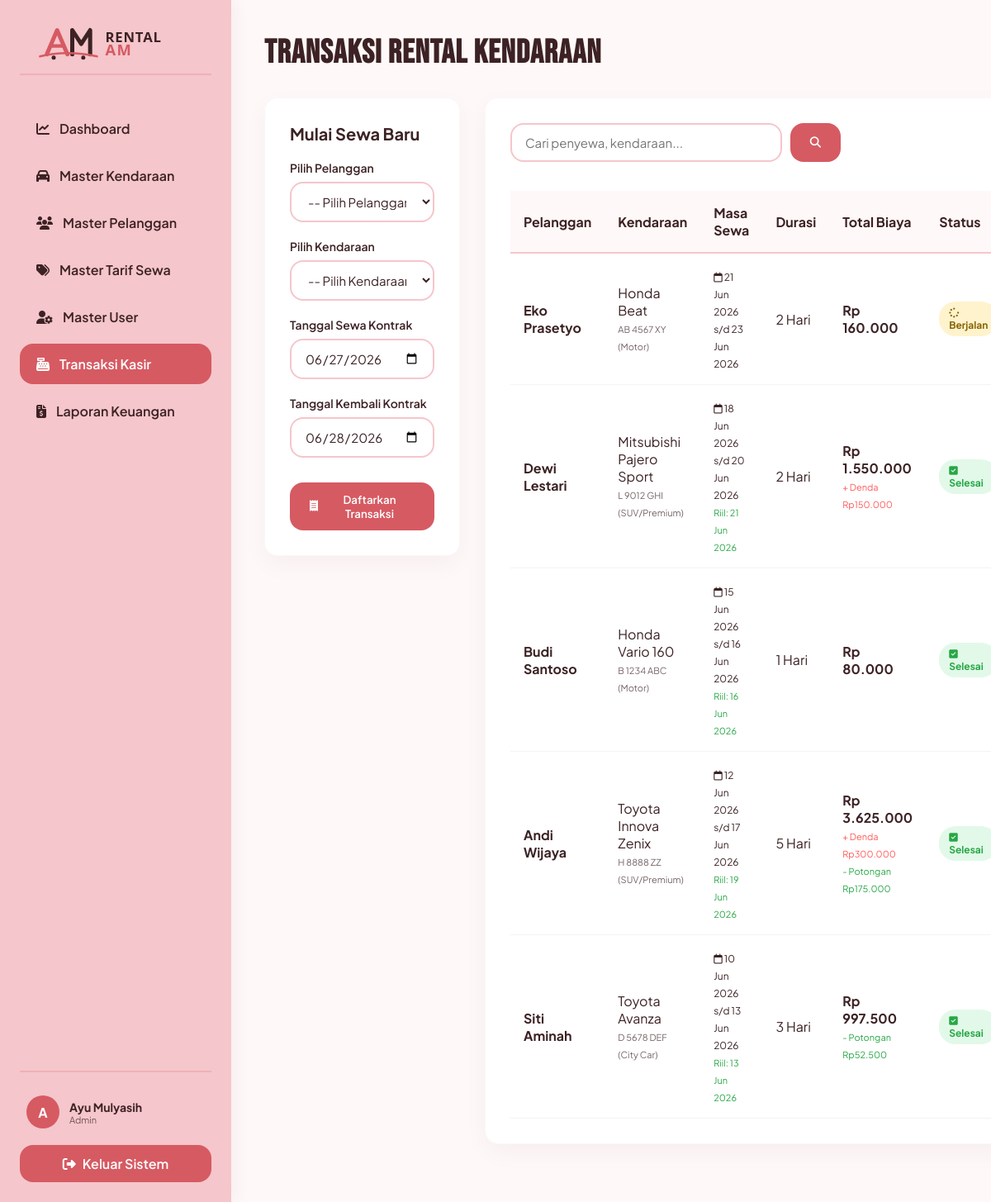
Page /index.php?action=form_transaksi (signed in) on the committed database.
### tables this page shows
CREATE TABLE IF NOT EXISTS transaksi_sewa (
    id_transaksi INT AUTO_INCREMENT PRIMARY KEY,
    id_pelanggan INT NOT NULL,
    id_kendaraan INT NOT NULL,
    tgl_sewa DATE NOT NULL,
    tgl_kembali DATE NOT NULL,
    tgl_pengembalian_riil DATE NULL,
    lama_sewa INT NOT NULL,
    tarif_dasar DECIMAL(10,2) NOT NULL,
    denda DECIMAL(10,2) NOT NULL DEFAULT 0.00,
    diskon DECIMAL(10,2) NOT NULL DEFAULT 0.00,
    total_biaya DECIMAL(10,2) NOT NULL,
    status_transaksi VARCHAR(20) NOT NULL DEFAULT 'Berjalan',
    FOREIGN KEY (id_pelanggan) REFERENCES pelanggan(id_pelanggan),
    FOREIGN KEY (id_kendaraan) REFERENCES kendaraan(id_kendaraan)
);

CREATE TABLE IF NOT EXISTS pelanggan (
    id_pelanggan INT AUTO_INCREMENT PRIMARY KEY,
    nama_pelanggan VARCHAR(100) NOT NULL,
    no_telp VARCHAR(20) NOT NULL,
    alamat TEXT NOT NULL,
    nik VARCHAR(30) NOT NULL UNIQUE
);

CREATE TABLE IF NOT EXISTS kendaraan (
    id_kendaraan INT AUTO_INCREMENT PRIMARY KEY,
    nama_kendaraan VARCHAR(100) NOT NULL,
    no_plat VARCHAR(20) NOT NULL UNIQUE,
    jenis_kendaraan VARCHAR(50) NOT NULL,
    status VARCHAR(20) NOT NULL DEFAULT 'Tersedia',
    foto_kendaraan VARCHAR(100) DEFAULT 'default.jpg'
);

### controllers/TransaksiController.php (called while the page is built, shortened)
<?php
require_once 'models/Transaksi.php';
class TransaksiController {
    private $transaksiModel;
    private $kendaraanModel;
    public function __construct($db) {
        $this->transaksiModel = new Transaksi($db);
        $this->kendaraanModel = new Kendaraan($db);
    }
    public function index() {
        $search = $_GET['search'] ?? '';
        $sort_by = $_GET['sort_by'] ?? 'tgl_sewa';
        $sort_order = $_GET['sort_order'] ?? 'DESC';
        $transactions = $this->transaksiModel->getAll($search, $sort_by, $sort_order);
        $vehicles = $this->kendaraanModel->getAll('', 'nama_kendaraan', 'ASC');
        $is_vehicles_empty = empty($vehicles);
        require_once 'views/form_transaksi.php';
    }
}

### models/Transaksi.php (called while the page is built, shortened)
<?php
class Transaksi {
    private $conn;
    private $table_name = "transaksi_sewa";
    public function __construct($db) {
        $this->conn = $db;
    }
    public function getAll($search = '', $sort_by = 'tgl_sewa', $sort_order = 'DESC') {
        $allowed_sort = ['id_transaksi', 'nama_pelanggan', 'nama_kendaraan', 'tgl_sewa', 'tgl_kembali', 'total_biaya', 'status_transaksi'];
        $sort_order = strtoupper($sort_order) === 'DESC' ? 'DESC' : 'ASC';
        $query = "SELECT t.*, p.nama_pelanggan, k.nama_kendaraan, k.no_plat, k.jenis_kendaraan
                  FROM " . $this->table_name . " t
                  JOIN pelanggan p ON t.id_pelanggan = p.id_pelanggan
                  JOIN kendaraan k ON t.id_kendaraan = k.id_kendaraan";
        $query .= " ORDER BY " . $sort_by . " " . $sort_order;
        $stmt = $this->conn->prepare($query);
        $stmt->execute();
        return $stmt->fetchAll(PDO::FETCH_ASSOC);
    }
}

### views/form_transaksi.php (the view, shortened to what this page needs)
<!DOCTYPE html>
<html lang="id">
<head>
    <link rel="stylesheet" href="assets/css/style.css">
    <link rel="stylesheet" href="https://cdnjs.cloudflare.com/ajax/libs/font-awesome/6.4.0/css/all.min.css">
</head>
<body>
    <?php require_once 'views/layout/sidebar.php'; ?>
    <div class="main-content">
        <h1 class="page-title">TRANSAKSI RENTAL KENDARAAN</h1>
        <div style="display: grid; grid-template-columns: <?php echo $is_vehicles_empty ? '1fr' : '1fr 2fr'; ?>; gap: 30px; align-items: start;">
            <?php if (!$is_vehicles_empty): ?>
                <div class="card">
                    <h2 class="card-title">Mulai Sewa Baru</h2>
                    <form action="index.php?action=transaksi_create" method="POST">
                        <div class="form-group">
                            <label>Pilih Pelanggan</label>
                            <select name="id_pelanggan" class="form-control" required>
                                <option value="">-- Pilih Pelanggan --</option>
                            </select>
                        </div>
                        <div class="form-group">
                            <label>Pilih Kendaraan</label>
                            <select name="id_kendaraan" class="form-control" required>
                                <option value="">-- Pilih Kendaraan --</option>
                            </select>
                        </div>
                        <div class="form-group">
                            <label>Tanggal Sewa Kontrak</label>
                            <input type="date" name="tgl_sewa" class="form-control" value="<?php echo date('Y-m-d'); ?>" required>
                        </div>
                        <div class="form-group">
                            <label>Tanggal Kembali Kontrak</label>
                            <input type="date" name="tgl_kembali" class="form-control" value="<?php echo date('Y-m-d', strtotime('+1 day')); ?>" required>
                        </div>
                        <button type="submit" class="btn btn-primary" style="width: 100%; justify-content: center; margin-top: 10px;">
                            <i class="fa-solid fa-receipt"></i> Daftarkan Transaksi
                        </button>
                    </form>
                </div>
            <?php endif; ?>
            <div class="card">
                <div class="search-sort-bar">
                    <form action="index.php" method="GET" class="search-box">
                        <input type="text" name="search" class="form-control" placeholder="Cari penyewa, kendaraan..." value="<?php echo htmlspecialchars($search ?? ''); ?>">
                        <button type="submit" class="btn btn-primary"><i class="fa-solid fa-magnifying-glass"></i></button>
                    </form>
                </div>
                <div class="table-responsive">
                    <table>
                        <thead>
                            <tr>
                                <th>Pelanggan</th>
                                <th>Kendaraan</th>
                                <th>Masa Sewa</th>
                                <th>Durasi</th>
                                <th>Total Biaya</th>
                                <th>Status</th>
                            </tr>
                        </thead>
                        <tbody>
                            <?php if (empty($transactions)): ?>
                                <tr>
                                    <td colspan="7" style="text-align: center; padding: 30px;">Belum ada data transaksi sewa.</td>
                                </tr>
                            <?php else: ?>
                                <?php foreach ($transactions as $t): ?>
                                    <tr>
                                        <td><strong><?php echo htmlspecialchars($t['nama_pelanggan']); ?></strong></td>
                                        <td>
                                            <?php echo htmlspecialchars($t['nama_kendaraan']); ?><br>
                                            <span style="font-size:11px; opacity:0.7;"><?php echo htmlspecialchars($t['no_plat']); ?> (<?php echo htmlspecialchars($t['jenis_kendaraan']); ?>)</span>
                                        </td>
                                        <td>
                                            <span style="font-size:12px;"><i class="fa-regular fa-calendar"></i> <?php echo date('d M Y', strtotime($t['tgl_sewa'])); ?> s/d <?php echo date('d M Y', strtotime($t['tgl_kembali'])); ?></span>
                                            <?php if (!empty($t['tgl_pengembalian_riil'])): ?>
                                                <br><span style="font-size:11px; color:#28A745;">Riil: <?php echo date('d M Y', strtotime($t['tgl_pengembalian_riil'])); ?></span>
                                            <?php endif; ?>
                                        </td>
                                        <td><?php echo $t['lama_sewa']; ?> Hari</td>
                                        <td>
                                            <strong>Rp <?php echo number_format($t['total_biaya'], 0, ',', '.'); ?></strong>
                                            <?php if ($t['denda'] > 0): ?>
                                                <br><span style="font-size:11px; color:#FF5A5A;">+ Denda Rp<?php echo number_format($t['denda'], 0, ',', '.'); ?></span>
                                            <?php endif; ?>
                                            <?php if ($t['diskon'] > 0): ?>
                                                <br><span style="font-size:11px; color:#28A745;">- Potongan Rp<?php echo number_format($t['diskon'], 0, ',', '.'); ?></span>
                                            <?php endif; ?>
                                        </td>
                                        <td>
                                            <?php if ($t['status_transaksi'] === 'Berjalan'): ?>
                                                <span class="badge badge-warning"><i class="fa-solid fa-spinner"></i> Berjalan</span>
                                            <?php else: ?>
                                                <span class="badge badge-success"><i class="fa-solid fa-square-check"></i> Selesai</span>
                                            <?php endif; ?>
                                        </td>
                                    </tr>
                                <?php endforeach; ?>
                            <?php endif; ?>
                        </tbody>
                    </table>
                </div>
            </div>
        </div>
    </div>
</body>
</html>

### assets/css/style.css (style rules this page uses)
* { margin: 0; padding: 0; box-sizing: border-box; font-family: 'Plus Jakarta Sans', sans-serif; }
body { background-color: #FFF8F8; color: #3C2224; display: flex; min-height: 100vh; }
.main-content { margin-left: 280px; flex: 1; padding: 40px; overflow-y: auto; }
.page-title { font-family: 'Bebas Neue', sans-serif; font-size: 40px; letter-spacing: 1px; color: #3C2224; margin-bottom: 30px; }
.card { background-color: #FFFFFF; border-radius: 16px; box-shadow: 0 10px 30px rgba(60, 34, 36, 0.04); padding: 30px; margin-bottom: 30px; border: 1px solid rgba(214, 90, 98, 0.05); }
.card-title { font-size: 20px; font-weight: 700; margin-bottom: 20px; color: #3C2224; }
.btn { display: inline-flex; align-items: center; gap: 8px; padding: 12px 24px; font-weight: 600; border-radius: 16px; border: none; cursor: pointer; transition: all 0.3s ease; text-decoration: none; }
.btn-primary { background-color: #D65A62; color: #FFFFFF; }
.table-responsive { width: 100%; overflow-x: auto; }
table { width: 100%; border-collapse: collapse; margin-top: 15px; }
th { background-color: #FFF8F8; color: #3C2224; text-align: left; padding: 16px; font-weight: 700; border-bottom: 2px solid #F5C6CB; }
td { padding: 16px; border-bottom: 1px solid rgba(60, 34, 36, 0.05); color: #3C2224; }
.form-group { margin-bottom: 20px; }
.form-group label { display: block; font-weight: 600; margin-bottom: 8px; font-size: 14px; }
.form-control { width: 100%; padding: 12px 16px; border-radius: 16px; border: 2px solid #F5C6CB; background-color: #FFFFFF; color: #3C2224; font-size: 15px; transition: all 0.3s ease; }
.search-sort-bar { display: flex; justify-content: space-between; align-items: center; gap: 20px; margin-bottom: 20px; flex-wrap: wrap; }
.search-box { display: flex; gap: 10px; flex: 1; max-width: 400px; }
.badge { padding: 6px 12px; border-radius: 20px; font-size: 12px; font-weight: 700; display: inline-block; }
.badge-success { background-color: #E2F9E9; color: #28A745; }
.badge-warning { background-color: #FFF3CD; color: #856404; }

### rows in the picture
transaksi_sewa: id_pelanggan.nama_pelanggan "Eko Prasetyo", id_kendaraan.nama_kendaraan "Honda Beat", id_kendaraan.no_plat "AB 4567 XY", id_kendaraan.jenis_kendaraan "Motor", tgl_sewa "21 Jun 2026", tgl_kembali "23 Jun 2026", lama_sewa "2", total_biaya "160.000", status_transaksi "Berjalan" (drawn)
transaksi_sewa: id_pelanggan.nama_pelanggan "Dewi Lestari", id_kendaraan.nama_kendaraan "Mitsubishi Pajero Sport", id_kendaraan.no_plat "L 9012 GHI", id_kendaraan.jenis_kendaraan "SUV/Premium", tgl_sewa "18 Jun 2026", tgl_kembali "20 Jun 2026", tgl_pengembalian_riil "21 Jun 2026", lama_sewa "2", total_biaya "1.550.000", denda "150.000", status_transaksi "Selesai" (drawn)
transaksi_sewa: id_pelanggan.nama_pelanggan "Budi Santoso", id_kendaraan.nama_kendaraan "Honda Vario 160", id_kendaraan.no_plat "B 1234 ABC", id_kendaraan.jenis_kendaraan "Motor", tgl_sewa "15 Jun 2026", tgl_kembali "16 Jun 2026", tgl_pengembalian_riil "16 Jun 2026", lama_sewa "1", total_biaya "80.000", status_transaksi "Selesai" (drawn)
transaksi_sewa: id_pelanggan.nama_pelanggan "Andi Wijaya", id_kendaraan.nama_kendaraan "Toyota Innova Zenix", id_kendaraan.no_plat "H 8888 ZZ", id_kendaraan.jenis_kendaraan "SUV/Premium", tgl_sewa "12 Jun 2026", tgl_kembali "17 Jun 2026", tgl_pengembalian_riil "19 Jun 2026", lama_sewa "5", total_biaya "3.625.000", denda "300.000", diskon "175.000", status_transaksi "Selesai" (drawn)
transaksi_sewa: id_pelanggan.nama_pelanggan "Siti Aminah", id_kendaraan.nama_kendaraan "Toyota Avanza", id_kendaraan.no_plat "D 5678 DEF", id_kendaraan.jenis_kendaraan "City Car", tgl_sewa "10 Jun 2026", tgl_kembali "13 Jun 2026", tgl_pengembalian_riil "13 Jun 2026", lama_sewa "3", total_biaya "997.500", diskon "52.500", status_transaksi "Selesai" (drawn)

### other values in the picture
substr($_SESSION['user']['nama_lengkap'] ?? 'A', 0, 1) "A"
$_SESSION['user']['nama_lengkap'] "Ayu Mulyasih"
$user_role "Admin"
